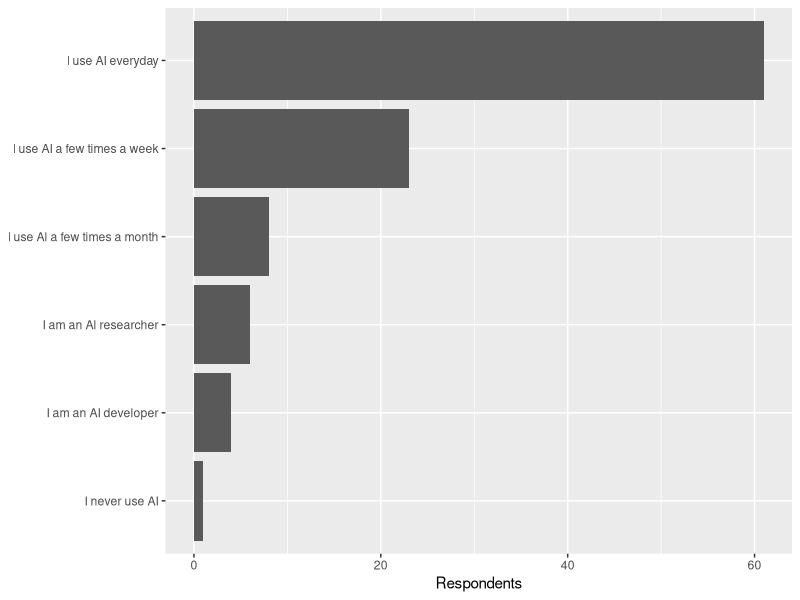
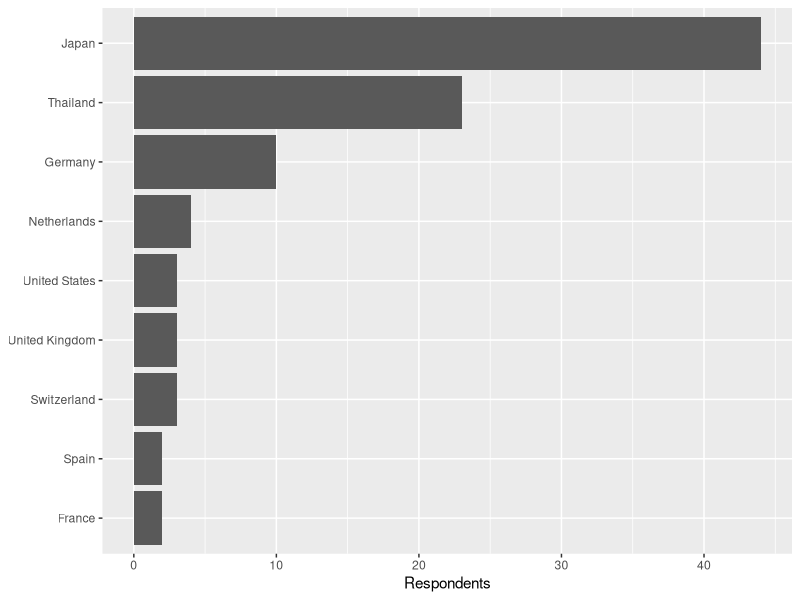
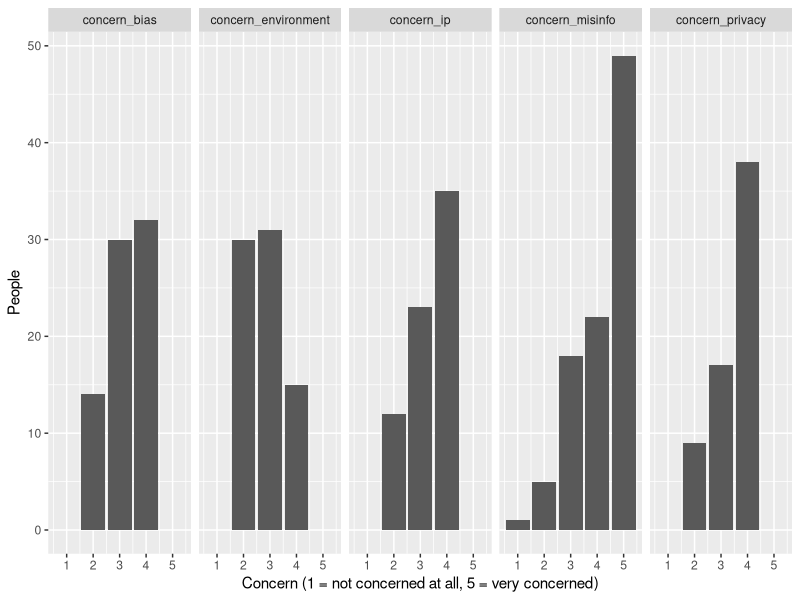
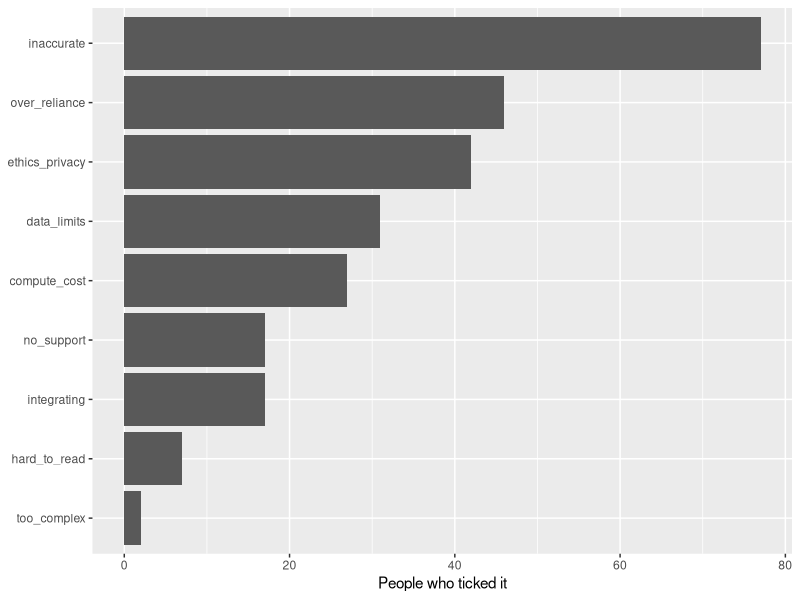

Here is the R script that generated these plots, in order:
## ---- chunk 1
# Settings for the whole document (Class 6, section 5). It does not appear in
# the knitted output.
knitr::opts_chunk$set(echo = TRUE, collapse = TRUE)
## ---- chunk 2
library(readr)
library(dplyr)
library(tidyr)
library(ggplot2)

survey <- read_csv("data/survey/Biohackathon2025AISurvey_data_cleaned_ENG_R1.csv",
                   show_col_types = FALSE)
dim(survey)
## ---- chunk 3
glimpse(survey)
## ---- chunk 4
count(survey, concern_misinfo)
## ---- chunk 5
survey <- survey |>
  mutate(concern_misinfo = parse_number(concern_misinfo))

count(survey, concern_misinfo)
## ---- chunk 6
codebook <- read_csv("data/survey/Biohackathon2025AISurvey_cleaned_codebook_ENG_R1.csv",
                     show_col_types = FALSE)

codebook |>
  select(clean_column_name, description) |>
  knitr::kable()
## ---- chunk 7
count(survey, ai_use_level, sort = TRUE)
## ---- chunk 8
typed <- c("I never use AI", "I am an AI developer", "I am an AI researcher",
           "I use AI a few times a month", "I use AI a few times a week",
           "I use AI everyday", "Other")
## ---- chunk 9
count(survey, use = factor(ai_use_level, levels = typed))
## ---- chunk 10
unique(survey$ai_use_level)
## ---- chunk 11
use_levels <- c("I never use AI", "I am an AI developer",
                "I am an Al researcher",            # Al, lower-case L, as in the data
                "I use Al a few times a month",     # here too
                "I use AI a few times a week", "I use AI everyday", "Other")

survey <- survey |>
  mutate(use = factor(ai_use_level, levels = use_levels))

count(survey, use)
## ---- chunk 12
survey |>
  filter(use != "Other") |>
  ggplot(aes(y = use)) +
  geom_bar() +
  labs(x = "Respondents", y = NULL)
## ---- chunk 13
countries <- count(survey, country, sort = TRUE)
countries
## ---- chunk 14
filter(countries, n > 1)
## ---- chunk 15
countries |>
  filter(n > 1, !is.na(country)) |>
  ggplot(aes(x = n, y = reorder(country, n))) +
  geom_col() +
  labs(x = "Respondents", y = NULL)
## ---- chunk 16
tasks <- survey |>
  select(starts_with("task_")) |>
  pivot_longer(everything(), names_to = "task", values_to = "answer")

dim(tasks)
## ---- chunk 17
tasks |>
  filter(!is.na(answer)) |>
  separate_longer_delim(answer, delim = ", ") |>
  count(answer)
## ---- chunk 18
tasks <- tasks |>
  mutate(complete = grepl("complete the entire task", answer, fixed = TRUE),
         draft    = grepl("generate a first draft", answer, fixed = TRUE),
         assist   = grepl("assist with specific parts", answer, fixed = TRUE))

tasks |>
  filter(!is.na(answer)) |>
  group_by(task) |>
  summarise(answered = n(), assist = sum(assist), draft = sum(draft),
            complete = sum(complete))
## ---- chunk 19
tasks |>
  filter(assist + draft + complete > 1) |>
  count(task)
## ---- chunk 20
tasks |>
  filter(!is.na(answer)) |>
  mutate(mode = case_when(assist ~ "Assist",
                          draft ~ "Draft",
                          complete ~ "Complete")) |>
  count(task, mode) |>
  pivot_wider(names_from = mode, values_from = n) |>
  select(task, Assist, Draft, Complete)
## ---- chunk 21
concern <- survey |>
  select(starts_with("concern_")) |>
  pivot_longer(everything(), names_to = "issue", values_to = "score")

concern |>
  group_by(issue) |>
  summarise(answered = sum(!is.na(score)),
            mean = round(mean(score, na.rm = TRUE), 2)) |>
  arrange(desc(mean))
## ---- chunk 22
concern |>
  filter(!is.na(score)) |>
  ggplot(aes(x = score)) +
  geom_bar() +
  facet_wrap(~ issue, nrow = 1) +
  labs(x = "Concern (1 = not concerned at all, 5 = very concerned)", y = "People")
## ---- chunk 23
concern |>
  count(issue, score) |>
  pivot_wider(names_from = score, values_from = n, values_fill = 0, names_sort = TRUE)
## ---- chunk 24
survey |>
  mutate(blanks = is.na(concern_bias) + is.na(concern_privacy) +
                  is.na(concern_ip) + is.na(concern_environment)) |>
  filter(!is.na(concern_misinfo)) |>
  group_by(concern_misinfo) |>
  summarise(people = n(), left_any_blank = sum(blanks > 0))
## ---- chunk 25
original <- read_csv(
  "data/survey/Biohackathon2025AISurvey_data_raw_anon_original_languages_R1.csv",
  show_col_types = FALSE)

options <- read_csv("data/survey/Translation_lookup_table_R1.csv",
                    show_col_types = FALSE) |>
  pivot_longer(everything(), names_to = "language", values_to = "text")

# column 7 of the original file is the AI-use question
form <- tibble(text = original[[7]]) |>
  left_join(options, by = "text")

dim(form)

survey |>
  mutate(language = form$language) |>
  count(language, concern_misinfo) |>
  pivot_wider(names_from = concern_misinfo, values_from = n, values_fill = 0,
              names_sort = TRUE)
## ---- chunk 26
survey |>
  mutate(language = form$language) |>
  filter(country == "Thailand") |>
  count(language, concern_misinfo)
## ---- chunk 27
count(survey, satisfaction_score)
count(survey, inst_support_score)
## ---- chunk 28
survey |>
  group_by(satisfaction_score) |>
  summarise(people = n(), answered_q18 = sum(!is.na(improvements_desired)))
## ---- chunk 29
survey |>
  filter(!is.na(ai_tools_used)) |>
  separate_longer_delim(ai_tools_used, delim = ", ") |>
  count(ai_tools_used, sort = TRUE)
## ---- chunk 30
challenges <- survey |>
  summarise(
    inaccurate     = sum(grepl("inaccurate or unreliable", challenges_faced, fixed = TRUE)),
    over_reliance  = sum(grepl("Over-reliance", challenges_faced, fixed = TRUE)),
    ethics_privacy = sum(grepl("Ethical or privacy", challenges_faced, fixed = TRUE)),
    data_limits    = sum(grepl("Data limitations", challenges_faced, fixed = TRUE)),
    compute_cost   = sum(grepl("computational cost", challenges_faced, fixed = TRUE)),
    integrating    = sum(grepl("existing workflows", challenges_faced, fixed = TRUE)),
    no_support     = sum(grepl("Lack of institutional support", challenges_faced,
                               fixed = TRUE)),
    hard_to_read   = sum(grepl("difficult to interpret", challenges_faced, fixed = TRUE)),
    too_complex    = sum(grepl("too complex", challenges_faced, fixed = TRUE))
  ) |>
  pivot_longer(everything(), names_to = "challenge", values_to = "people")

challenges

ggplot(challenges, aes(x = people, y = reorder(challenge, people))) +
  geom_col() +
  labs(x = "People who ticked it", y = NULL)
